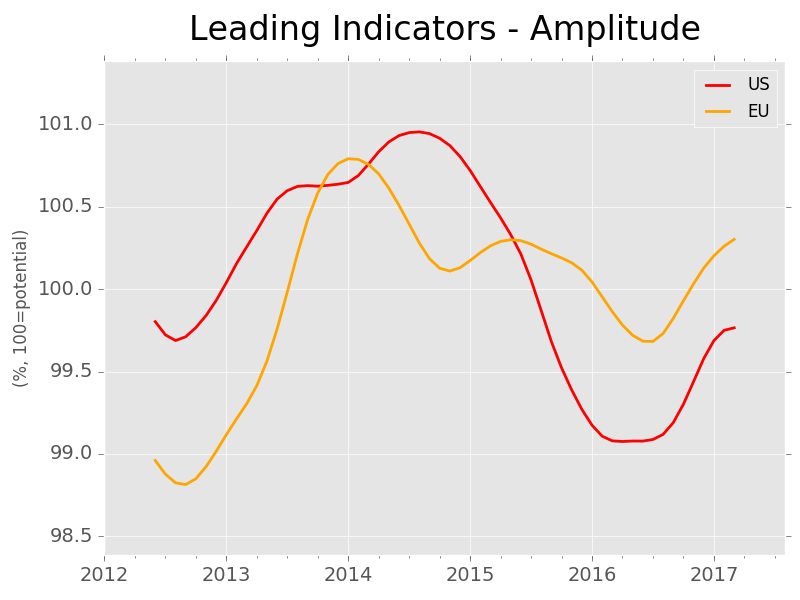

Here is the Python script that generated this plot:
import pandas as pd
import matplotlib.pyplot as plt


dc = pd.read_excel("../data/data.xlsx", sheetname="EU_US_cli",
                     index_col=0, skiprows=[0, 1], parse_cols=[0, 1, 2]).dropna()
dc.columns = ["US", "EU"]

# charts
def gen_chart(df, title, y_title, date_ini):
    """"""
    plt.style.use("ggplot")
    df_final = df[df.index >= date_ini]

    # Choose colors from http://colorbrewer2.org/ under "Export"
    fig = plt.figure()
    ax = fig.add_subplot(111)
    df_final.iloc[:, 0].plot(ax=ax, color='red', linewidth=2, legend=True)
    df_final.iloc[:, 1].plot(ax=ax, color='orange', linewidth=2, legend=True)

    # labels labels
    for label in ax.xaxis.get_ticklabels():
        label.set_fontsize(14)
    for label in ax.yaxis.get_ticklabels():
        label.set_fontsize(14)

    # title
    ax.set_title(title, fontsize=24)
    ax.title.set_position([.5,1.03])
    ax.set_ylabel(y_title)
    ax.set_xlabel('')

    #margins
    ax.margins(0.0, 0.2)
    ax.set_xlim(ax.get_xlim()[0]-5, ax.get_xlim()[1]+ 5)

    # label
    fig.tight_layout()
    return fig

# vix
date_ini = "2012-06-01"
fig_cli = gen_chart(dc, "Leading Indicators - Amplitude", "(%, 100=potential)", date_ini)
plt.savefig("./cli.png")
